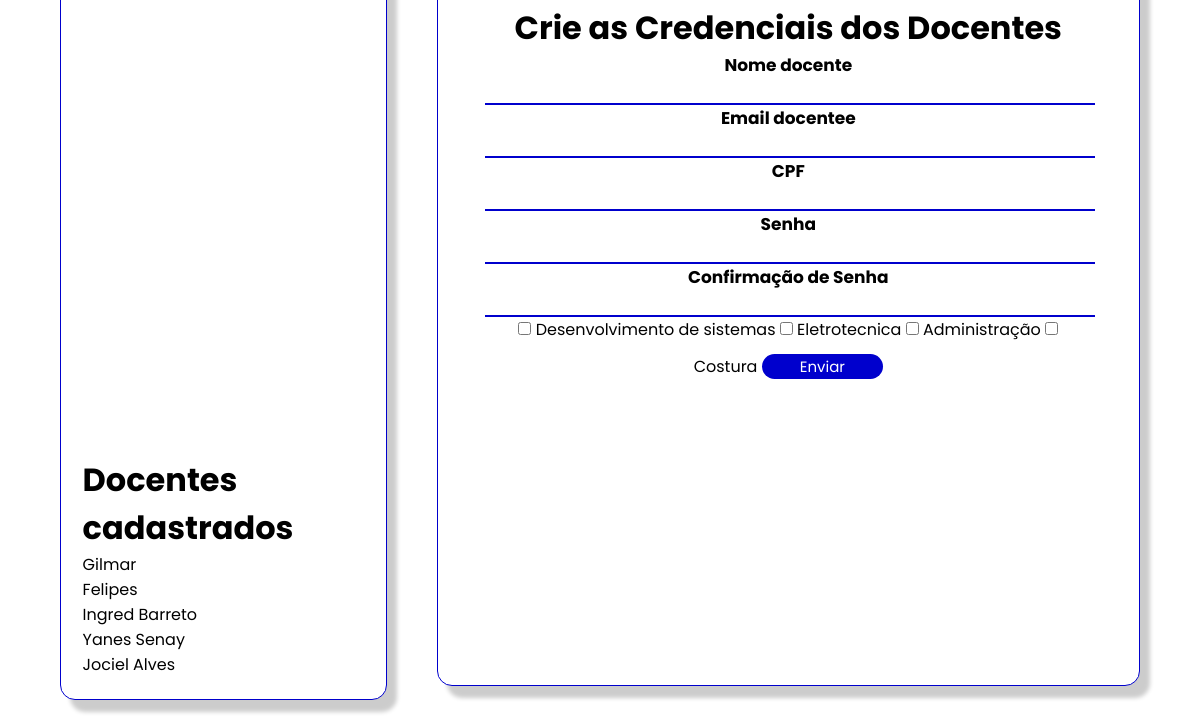
/perfil/ (signed in, lower part), run on an earlier commit of the app's database.
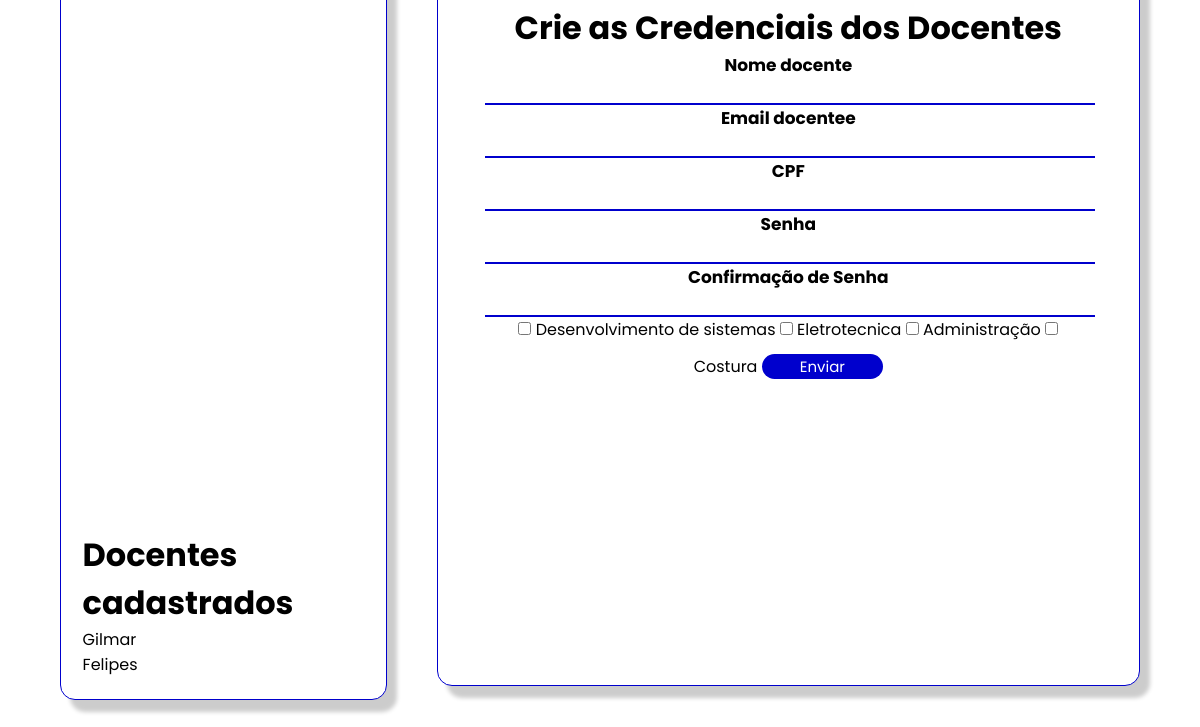
And on a later commit of the database.
### perfil/models.py (models this page shows)
class Docente(models.Model):
    doce_codigo = models.BigAutoField(primary_key=True)
    doce_perfil_pk = models.ForeignKey(PerfilUser, on_delete=models.CASCADE, null=True)
    doce_instituicao_fk = models.ForeignKey(User, on_delete=models.CASCADE, null=True)

class PerfilUser(models.Model):
    per_cod = models.BigAutoField(primary_key=True)
    per_nascimento = models.DateField(null=True,blank=True)
    per_pessoa_fk = models.ForeignKey(User, on_delete=models.CASCADE,verbose_name='Usuario')
    cpf_cnpj = models.CharField(max_length=18, blank=True)
    per_tell = models.CharField(max_length=14, blank=True)
    tipo = models.CharField(max_length=1, blank=True)
    per_foto = models.FileField(upload_to='fotos_usuario/%Y/%m/', null=True, blank=True)
    per_detalhe = models.TextField( blank=True )
    per_habilidade = models.TextField( blank=True)

class curso_instituicao(models.Model):
    curs_codigo  = models.BigAutoField(primary_key=True)
    curs_nome = models.CharField(max_length=45, null=True)
    curs_perfil_fk = models.ForeignKey(PerfilUser, on_delete=models.CASCADE)

### perfil/views.py (the view)
# urls.py: path('', views.AtualizacaoPerfil.as_view(), name='perfil'),
class AtualizacaoPerfil(Perfil):
    def post(self, *args, **kwargs):
        usuario = get_object_or_404(
            User, username=self.request.user.username)
        if 'mudar-foto' in self.request.POST:
            foto_pessoa =  self.request.FILES.get('perfil_foto_usuario')
            print(foto_pessoa)
            imagem_compactada = compactar_imagem(foto_pessoa)
            arquivo = SimpleUploadedFile('imagem.jpg', imagem_compactada)
            self.perfil.per_foto = arquivo
            self.perfil.save()
            return redirect('perfil:perfil')
        """ PRECISSA REPARO - DATA  """
        if 'dados-usuario' in self.request.POST:
            print('Entrou aqio')
            first_name = self.usuarioForm.data.get('first_name')
            if not self.usuarioForm.is_valid():
                messages.error(
                    self.request,
                    self.usuarioForm.errors
                )
                return redirect('perfil:perfil')
            email = self.usuarioForm.data.get('email').lower()
            senha = self.usuarioForm.data.get('password')
            if email:
                usuario.email = email
                usuario.username = email
            if senha:
                usuario.set_password(senha)
            testa = self.usuarioPerfil.save()
            print(testa)
            if first_name:
                usuario.first_name = first_name
            usuario.save()
            if senha:
                return redirect('home:logout')
            return redirect('perfil:perfil')
        if 'botao-certificado' in self.request.POST:
            documento = self.request.FILES.get('cert_arquivo')
            arquivo = self.certificado.save(commit=False)
            arquivo.cert_pessoa_fk = self.perfil
            arquivo.cert_arquivo = documento
            arquivo.save()
            return redirect('perfil:perfil')
        if 'botao-vag'  in self.request.POST:
            post = self.postvaga.save(commit=False)
            post.vag_usuario_fk =  usuario
            post.save()
            return redirect('perfil:perfil')
        if 'botao-csv' in self.request.POST:
            arquivo = self.request.FILES.get('arquivo')
            arquivo_nome_turma = self.request.POST.get('arquivo_nome_turma')
            if not arquivo or not arquivo_nome_turma:
                messages.error(
                    self.request,
                    "Digite todos os campos para o envio"
                )
                return redirect('perfil:perfil')
            file = arquivo.read().decode('latin-1').splitlines()
            reader = csv.reader(file, delimiter=';')
            aluno_lista = []
            for linha,tabela in enumerate(reader):
                if linha <= 2:
                    continue
                nome = tabela[1]
                matricula = tabela[0].replace('.','').replace(',','').replace('-','')
                obj = models.Aluno_Csv(
                    alu_nome=nome,
                    alu_matricula=matricula,
                    alu_turma=arquivo_nome_turma,
                )
                models.Aluno_Csv.objects.filter(alu_nome=nome, alu_matricula=matricula
                                                ,alu_turma=arquivo_nome_turma).delete()
                aluno_lista.append(obj)
            models.Aluno_Csv.objects.bulk_create(aluno_lista)
        if 'btn-docente' in self.request.POST:
            if not self.docenteFormulario.is_valid():
                messages.error(
                    self.request,
                    self.docenteFormulario.errors
                )
                return redirect('perfil:perfil')
            nome_docente = self.request.POST.get('nome_docente')
            email_docente = self.request.POST.get('email_docente')
            senha_docente = self.request.POST.get('senha_docente')
            cpf_docente = self.request.POST.get('cpf_docente')
            docente = User(
                username= email_docente.lower(),
                first_name = nome_docente,
                email= email_docente
            )
            docente.set_password(senha_docente)
            docente.save()
            perfil = models.PerfilUser(
                per_pessoa_fk=docente,
                tipo='D',
                cpf_cnpj= cpf_docente,
            )
            docente_perfil = []
            docente_perfil.append(perfil)
            models.PerfilUser.objects.bulk_create(docente_perfil)
            instituicao_docente = models.Docente(doce_perfil_pk=perfil, doce_instituicao_fk=usuario)
            instituicao_docente.save()
            curso_docente = self.request.POST.getlist('curso_docente')
            for value in curso_docente:
                curso_instituicao = get_object_or_404(models.curso_instituicao, curs_codigo=int(value))
                docente_curso = Docente_curso(doce_docente_pk=instituicao_docente,
                                              doce_curso_instituicao_fk=curso_instituicao)
                docente_curso.save()
            return redirect('perfil:perfil')
        if 'botao-curso-instituicao' in self.request.POST:
            curso = self.cursoform.save(commit=False)
            curso.curs_perfil_fk = self.perfil
            curso.save()
        if 'curso_escolhido' in self.request.POST:
            print('a')
            nome_instituicao = self.request.POST.get('instituicao')
            nome_curso = self.request.POST.get('curso')
            if nome_curso:
                usuario = get_object_or_404(User, first_name=nome_instituicao)
                perfil = models.PerfilUser.objects.filter(per_pessoa_fk=usuario).first()
                curso_institui = get_object_or_404(models.curso_instituicao, curs_perfil_fk=perfil, curs_nome=nome_curso)
                aluno_curso = models.curso_aluno(curs_insituicao=curso_institui, curs_perfil_fk=self.perfil)
                aluno_curso.save()
            return redirect('perfil:perfil')
        return redirect('home:inicial')

### perfil/forms.py (shortened to what this page needs)
class PerfilForms(forms.ModelForm):
    class Meta:
        model = models.PerfilUser
        fields = ('per_tell','per_detalhe','per_habilidade',)
    def __init__(self, per_cod=None, *args, **kwargs):
        super().__init__(*args, **kwargs)
        self.per_cod = per_cod

class UsuarioAtualizar(forms.ModelForm):
    password = forms.CharField(
        required=False,
        widget=forms.PasswordInput,
        label='Senha',
    )
    password2 = forms.CharField(
        required=False,
        widget=forms.PasswordInput,
        label='Confirma senha ',
    )
    class Meta():
        model = User
        fields = ('first_name', 'email', 'password', 'password2')
    def __init__(self, usuario=None, *args, **kwargs):
        super().__init__(*args, **kwargs)
        self.usuario = usuario

### perfil/views.py (called while the page is built)
    def get(self, *args, **kwargs):
        return render(self.request, self.templates_name, self.informacoes)

### perfil/templates/perfil/perfil.html (shortened to what this page needs)
{% extends 'base.html' %}
{% load static %}
{% block conteudo %}
{% include 'parcias/_header.html' %}
{% block style %}
<link rel="stylesheet" href="{% static 'perfil.css'%}">{% endblock %}
<main class="main">
    <div class="container-meio {% if  perfilPessoa.tipo == 'I' %} container-instiucao {%endif%}">
        <div class="container-sobre  {% if  perfilPessoa.tipo == 'I' %} d-flex {%endif%}">
            {% if  perfilPessoa.tipo == 'I' %}
            <div class="container-docentes-cadastrados">
                <h1>Docentes cadastrados</h1>
                {%for docente in docente_vinculado%}
                <p>{{docente.doce_perfil_pk.per_pessoa_fk.first_name}}</p>
                {%endfor%}
            </div>
            {%endif%}
        </div>
        <div class="box-vagas">
    <div class="container-certificados-aluno  {% if  perfilPessoa.tipo == 'E' or perfilPessoa.tipo == 'I' %}container-vagas{%endif%}" >
            {% if  perfilPessoa.tipo == 'I' %}
            <form method="POST" name="form-docente" class="container-post-vagas">
                <h1 class="title-docente">Crie as Credenciais dos Docentes</h1>
                <div class="box-vagas">
                    <label for="id_nome_docente" class="text-dados">Nome docente</label>
                    <input type="text" name="{{docente_formulario.nome_docente.name}}" class="input-dados-vaga"
                        id="id_nome_docente">
                </div>
                <div class="box-vagas">
                    <label for="id_email_docente" class="text-dados">Email docentee</label>
                    <input type="text" name="{{docente_formulario.email_docente.name}}" class="input-dados-vaga"
                        id="id_email_docente">
                </div>
                <div class="box-vagas">
                    <label for="id_cpf_docente" class="text-dados">CPF</label>
                    <input type="text" name="{{docente_formulario.cpf_docente.name}}" class="input-dados-vaga"
                        id="id_cpf_docente">
                </div>
                <div class="box-vagas">
                    <label for="id_senha_docente" class="text-dados">Senha</label>
                    <input type="text" name="{{docente_formulario.senha_docente.name}}" class="input-dados-vaga"
                        id="id_senha_docente">
                </div>
                <div class="box-vagas">
                    <label for="id_senha_docente2" class="text-dados">Confirmação de Senha</label>
                    <input type="text" name="{{docente_formulario.senha_docente2.name}}" class="input-dados-vaga"
                        id="id_senha_docente2">
                </div>
                {% for opcao in curso_vinculado %}
                <input type="checkbox" id="scales" name="curso_docente" value="{{ opcao.curs_codigo }}">
                <label for="scales">{{ opcao.curs_nome }}</label>
                {% endfor %}
                <button type="submit" class="btn-alterar-sobre" name="btn-docente">Enviar</button>
            </form>
        </div>
</main>
{%endif%}
{%endblock%}

What changed in the data, as far as the page shows it:
removed Docente: doce_perfil_pk.per_pessoa_fk.first_name "Ingred Barreto"
removed Docente: doce_perfil_pk.per_pessoa_fk.first_name "Yanes Senay"
removed Docente: doce_perfil_pk.per_pessoa_fk.first_name "Jociel Alves"
